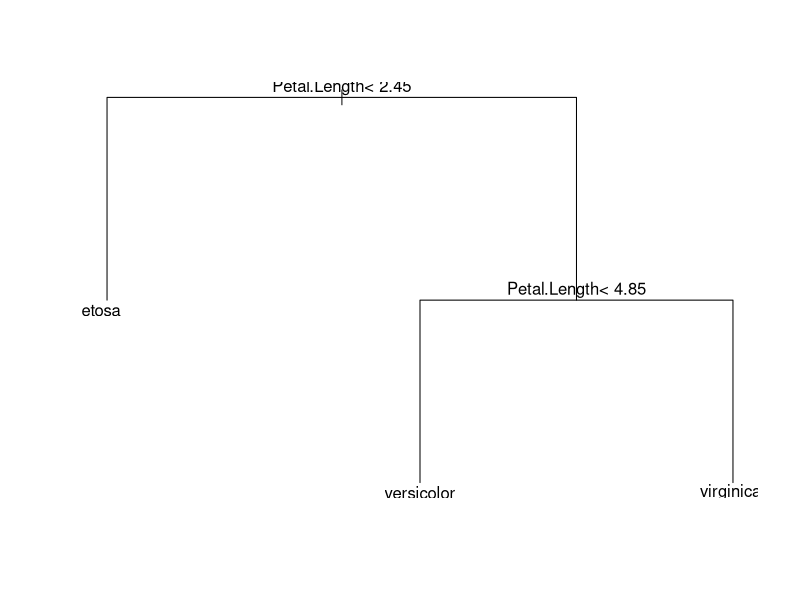
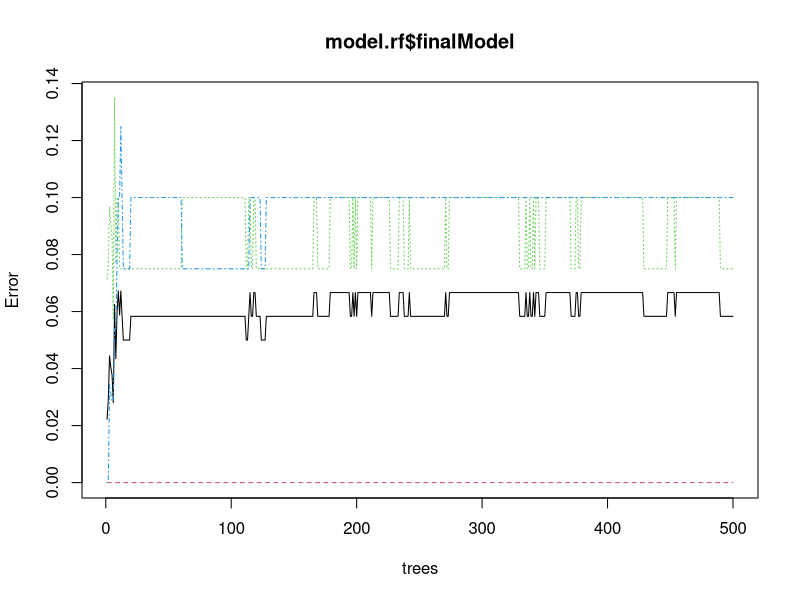
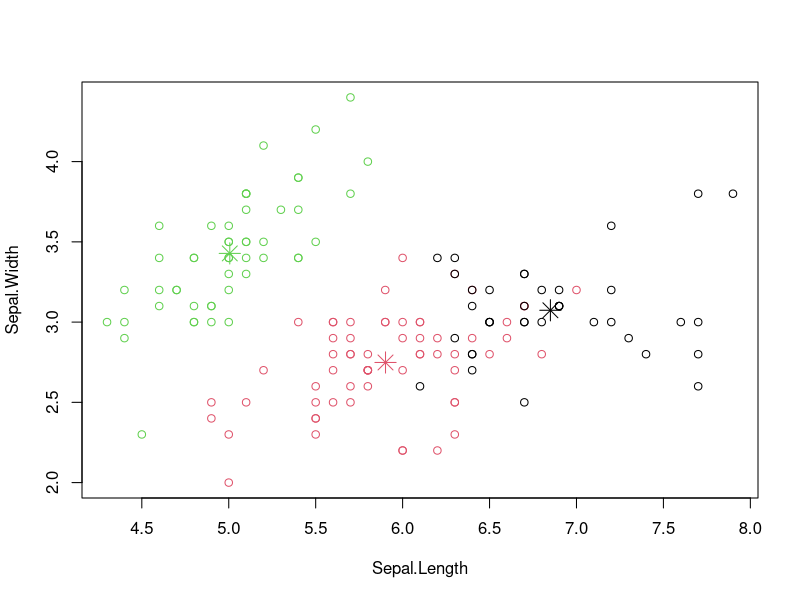

Write R code to recreate these figures, in order.
#___________ Классификация IRIS набора данных________________________________________________________________

# 1. Загрузка и вызов необходимых пакетов 

library(caret)
library(tidyr)

# 2.Загрузка набора данных

data(iris)
iris.dataset <-iris
View(iris.dataset)

# 3. разбиене данных в training set and testing set

# Разбиение данных на 80% training и 20% testing
index <- createDataPartition(iris.dataset$Species, p=0.80, list=FALSE)
testset <- iris.dataset[-index,]
trainset <- iris.dataset[index,]

# 4. Машинное обучение

# 4.1 Decision Tree Classifiers
model.rpart <- train(Species ~., method = "rpart", data=trainset)
print(model.rpart)
# просмор classification tree 
plot(model.rpart$finalModel)
text(model.rpart$finalModel)

# Проверка точности с помощю confusion
confusionMatrix(predict(object = model.rpart$finalModel,newdata = trainset[,1:4],type="class"),trainset$Species)

# Проверка точности на test dataset
confusionMatrix(predict(object = model.rpart$finalModel, newdata = testset[,1:4], type="class"),testset$Species)

# 4.2 Random Forest Algorithm похож на Decision Tree Classifiers
model.rf <- train(Species ~., method = "rf", data=trainset)
print(model.rf)

plot(model.rf$finalModel)

# Проверка точности с помощю confusion
confusionMatrix(predict(object = model.rf$finalModel,newdata = trainset[,1:4],type="class"),trainset$Species)

# Проверка точности на test dataset
confusionMatrix(predict(object = model.rf$finalModel, newdata = testset[,1:4], type="class"),testset$Species)

#################################################################################################################
#___________ Кластеризация IRIS набора данных________________________________________________________________

# 4.3. K Means Clustering Model

# 1.Загрузка набора данных

data(iris)
iris.dataset <-iris
View(iris.dataset)

# применение k-means clustering model
irisCluster <- kmeans(iris.dataset[, 1:4], centers = 3, nstart = 20)
irisCluster

# проверка точности
table(irisCluster$cluster, iris$Species)

# построение кластеров и их центроидов
plot(iris[c("Sepal.Length", "Sepal.Width")], col=irisCluster$cluster)
points(irisCluster$centers[,c("Sepal.Length", "Sepal.Width")], col=1:3, pch=8, cex=2)
